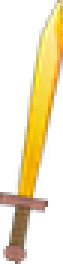
#> input picture assets/images/firesword.png, 21 x 88 px, found by its file name (shown 3 times larger)
$ python convertimage.py   (older library calls are emulated)
#> lines starting #> are read from the running program, lines starting #| are printed output that depends on the picture
from PIL import Image, ImageOps, ImageChops

# [51 lines of commented-out code are left out]

def trim(im):
    """https://stackoverflow.com/questions/10615901/trim-whitespace-using-pil"""
    bg = Image.new(im.mode, im.size, im.getpixel((0,0)))
    diff = ImageChops.difference(im, bg)
    diff = ImageChops.add(diff, diff, 2.0, -100)
    bbox = diff.getbbox()
    if bbox:
        return im.crop(bbox)


sprite = "assets\\images\\firesword.png"
# sprite_rotate = "assets\\images\\firesword_rotate.png"

img = Image.open(sprite)
#> img is the input picture: PIL image 21x88 RGBA; mean R, G, B, A 79.3, 62.2, 18.7, 79.6

animation_frames = [img]
for rotation in range(-10,13,5):
    animation_frames.append(img.rotate(rotation, resample=Image.BICUBIC, expand=True))
    rotation += 1
#> after the loop, animation_frames = 6 items

for i,frame in enumerate(animation_frames):
    trim(frame).save(f"assets\\tests\\firesword_frames\\frame_{i}.png")
#> this loop made 6 passes
#> bbox in trim on passes 1 to 6: (0, 0, 21, 88), (3, 4, 36, 89), (2, 2, 29, 88), (0, 0, 21, 88), (6, 0, 23, 89), (12, 1, 28, 90)
#> pass 1, in trim, `diff = ImageChops.add(diff, diff, 2.0, -100)`:
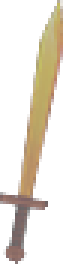
#> diff: PIL image 21x88 RGBA (shown 3 times larger); mean R, G, B, A 39.7, 24.6, 1.6, 44.1; transparent parts drawn white
#> pass 2, in trim (call 2), `diff = ImageChops.difference(im, bg)`:
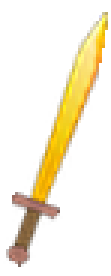
#> diff: PIL image 37x92 RGBA (shown 3 times larger); mean R, G, B, A 42, 32.8, 10.1, 43.2; transparent parts drawn white

$ run again, with assets/images/firesword_original.png copied over assets/images/firesword.png
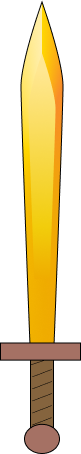
#> input picture assets/images/firesword_original.png, 81 x 454 px, found by its file name
#> img is the input picture: PIL image 81x454 RGBA; mean R, G, B, A 83.5, 65.8, 21.1, 103.4
#> after the loop `for rotation in range(-10,13,5):`: animation_frames = 6 items
#> the loop `for i,frame in enumerate(animation_frames):` made 6 passes
#> bbox in trim on passes 1 to 6: (0, 2, 81, 454), (16, 9, 128, 456), (9, 5, 96, 457), (0, 2, 81, 454), (28, 5, 112, 456), (34, 9, 143, 455)
#> pass 1, in trim, `diff = ImageChops.add(diff, diff, 2.0, -100)`:
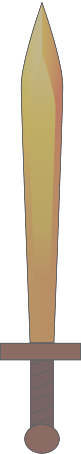
#> diff: PIL image 81x454 RGBA; mean R, G, B, A 45.3, 27.9, 1.8, 62.1; transparent parts drawn white
#> pass 1, `trim(frame).save(f"assets\\tests\\firesword_frames\\frame_{i}.png")`:
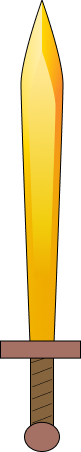
#> saved as frame_0.png: PIL image 81x452 RGBA; mean R, G, B, A 83.9, 66.1, 21.2, 103.9; transparent parts drawn white

$ run again, with assets/images/firewizard_original.png copied over assets/images/firesword.png
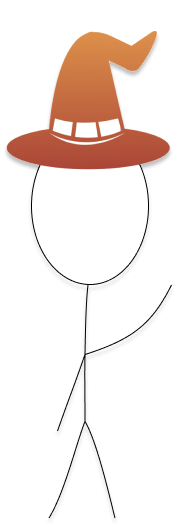
#> input picture assets/images/firewizard_original.png, 180 x 527 px, found by its file name
#> img is the input picture: PIL image 180x527 RGBA; mean R, G, B, A 26.7, 16.2, 11.7, 34.5
#> after the loop `for rotation in range(-10,13,5):`: animation_frames = 6 items
#> the loop `for i,frame in enumerate(animation_frames):` made 6 passes
#> bbox in trim on passes 1 to 6: (7, 31, 172, 518), (50, 47, 241, 530), (40, 40, 203, 526), (7, 31, 172, 518), (20, 33, 197, 528), (33, 35, 220, 533)
#> pass 1, in trim, `diff = ImageChops.add(diff, diff, 2.0, -100)`:
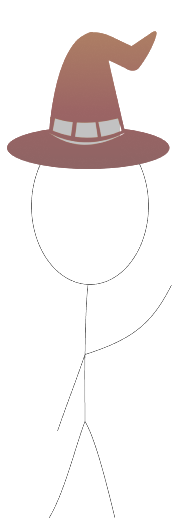
#> diff: PIL image 180x527 RGBA; mean R, G, B, A 12.9, 3.4, 2.1, 19.8; transparent parts drawn white
#> pass 1, `trim(frame).save(f"assets\\tests\\firesword_frames\\frame_{i}.png")`:
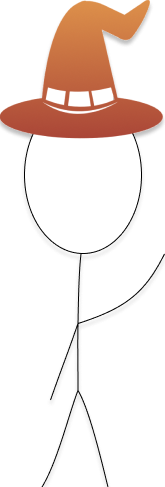
#> saved as frame_0.png: PIL image 165x487 RGBA; mean R, G, B, A 31.4, 19, 13.7, 40.7; transparent parts drawn white
